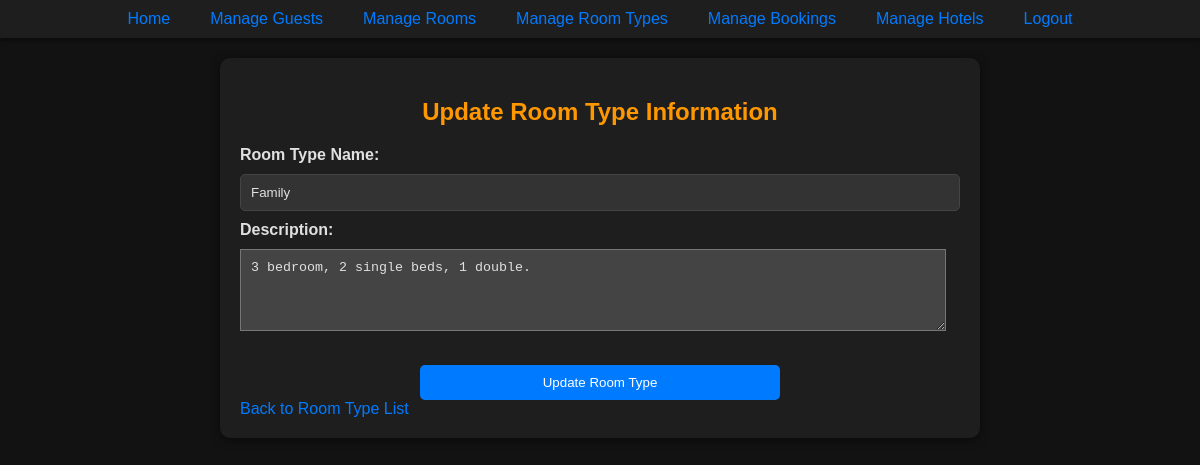
The page /php/updateRoomTypePage.php?roomTypeID=1 (signed in) on the database its author committed.
### tables this page shows
CREATE TABLE "RoomType" (
	"roomTypeID"	INTEGER,
	"roomTypeName"	VARCHAR(50) NOT NULL,
	"description"	VARCHAR(200),
	PRIMARY KEY("roomTypeID")
);

### php/updateRoomTypePage.php (the view, shortened to what this page needs)
<?php
include '../components/NavBar.php';
try {
    if (isset($_GET['roomTypeID'])) {
        $roomTypeID = $_GET['roomTypeID'];
        $stmt = $pdo->prepare('SELECT * FROM RoomType WHERE roomTypeID = ?');
        $stmt->execute([$roomTypeID]);
        $roomType = $stmt->fetch(PDO::FETCH_ASSOC);
    } else {
        echo "No room type ID provided.";
        exit;
    }
} catch (PDOException $e) {
    echo "Database error: " . $e->getMessage();
    exit;
}
?>
<!DOCTYPE html>
<html lang="en">
<head>
    <link rel="stylesheet" href="../css/styles.css">
</head>
<body>
    <div class="form-container">
        <h2 class="center-text">Update Room Type Information</h2>
        <form action="updateRoomTypeRecord.php" method="post">
            <label for="roomTypeName">Room Type Name:</label>
            <input type="text" name="roomTypeName" id="roomTypeName" value="<?= htmlspecialchars($roomType['roomTypeName']) ?>" required>
            <label for="description">Description:</label>
            <textarea name="description" id="description" rows="4"><?= htmlspecialchars($roomType['description']) ?></textarea>
            <button type="submit">Update Room Type</button>
        </form>
        <a href="viewRoomTypes.php">Back to Room Type List</a>
    </div>
</body>
</html>

### css/styles.css (style rules this page uses)
body { background-color: #121212; color: #e0e0e0; font-family: Arial, sans-serif; margin: 0; padding: 0; }
.center-text { text-align: center; }
.form-container { background-color: #1e1e1e; padding: 20px; margin: 20px auto; border-radius: 10px; width: 60%; box-shadow: 0 2px 10px rgba(0, 0, 0, 0.5); }
h2 { text-align: center; color: #ff9800; margin-bottom: 20px; }
input[type="text"], input[type="email"], input[type="number"], input[type="password"], input[type="date"], select { width: 100%; padding: 10px; margin: 10px 0; background-color: #333333; color: #e0e0e0; border: 1px solid #444444; border-radius: 5px; box-sizing: border-box; }
textarea { width: 95%; color:#e0e0e0; background-color: #444444; margin: 10px 0; padding: 10px }
label { display: block; font-weight: bold; color: #e0e0e0; }
button, .form-button { background-color: #007bff; color: #ffffff; border: none; padding: 10px 20px; border-radius: 5px; cursor: pointer; transition: background-color 0.3s, transform 0.2s; display: block; margin: 20px auto 0 auto; width: 50%; }
a { color: #007bff; text-decoration: none; }

### rows shown on the page
roomtype: roomTypeName "Family", description "3 bedroom, 2 single beds, 1 double."
